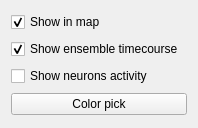
                <widget class="QWidget" name="page_5">
                 <property name="geometry">
                  <rect>
                   <x>0</x>
                   <y>0</y>
                   <width>198</width>
                   <height>128</height>
                  </rect>
                 </property>
                 <attribute name="label">
                  <string>ICA</string>
                 </attribute>
                 <layout class="QVBoxLayout" name="verticalLayout_71">
                  <item>
                   <widget class="QCheckBox" name="enscomp_check_coords_ica">
                    <property name="text">
                     <string>Show in map</string>
                    </property>
                    <property name="checked">
                     <bool>true</bool>
                    </property>
                   </widget>
                  </item>
                  <item>
                   <widget class="QCheckBox" name="enscomp_check_ens_ica">
                    <property name="text">
                     <string>Show ensemble timecourse</string>
                    </property>
                    <property name="checked">
                     <bool>true</bool>
                    </property>
                   </widget>
                  </item>
                  <item>
                   <widget class="QCheckBox" name="enscomp_check_neus_ica">
                    <property name="text">
                     <string>Show neurons activity</string>
                    </property>
                   </widget>
                  </item>
                  <item>
                   <widget class="QPushButton" name="enscomp_btn_color_ica">
                    <property name="text">
                     <string>Color pick</string>
                    </property>
                   </widget>
                  </item>
                 </layout>
                </widget>
